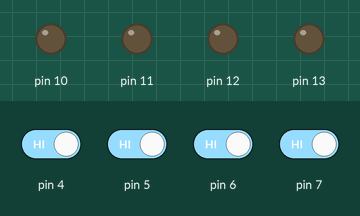
Recording of a sketch running on a simulated Arduino Uno, built with avr-gcc and run on an emulated ATmega328P. On the bench: output pins drawn as LEDs (lit = HIGH). The inputs (shaded band) are chosen by the test bench; at power-on: pin 4–7 HIGH.

Above: at 2.8 s.
2.9 s: pin 4 driven LOW
At 4.2 s:
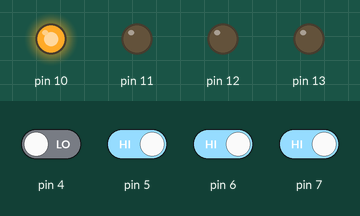
4.5 s: pin 5 driven LOW
At 5.8 s:
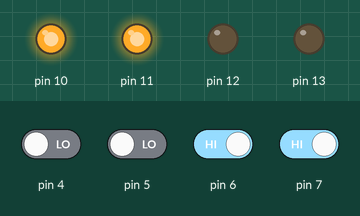
6.5 s: pin 6 driven LOW
At 7.3 s:
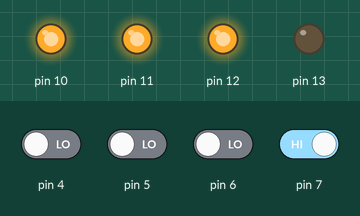
8.5 s: pin 7 driven LOW
At 10.0 s:
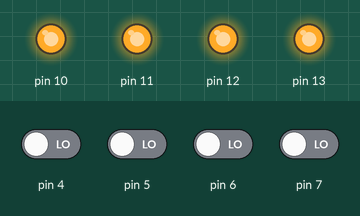
10.5 s: pin 4 driven HIGH
At 11.5 s:
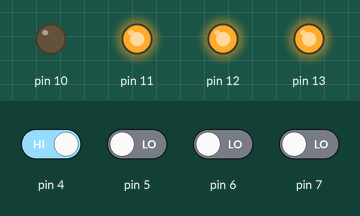
12.5 s: pin 5 driven HIGH
At 14.2 s:
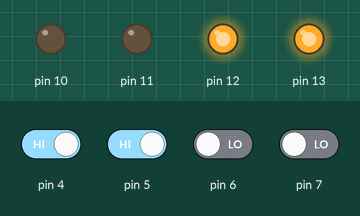
Timing chart, 0 to 15.5 s (numbered marks = the images above; inputs shaded):
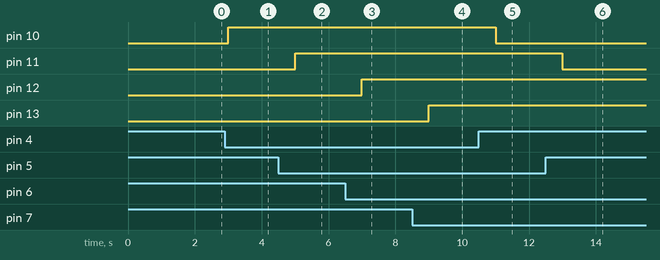

The sketch:

sketch_feb20a.ino
```cpp
int val = 0;

void setup() {
  // put your setup code here, to run once:
  pinMode(13,OUTPUT);
  pinMode(12,OUTPUT);
  pinMode(11,OUTPUT);
  pinMode(10,OUTPUT);

  pinMode(7,INPUT);
  pinMode(6,INPUT);
  pinMode(5,INPUT);
  pinMode(4,INPUT);

}

void loop() {
  // put your main code here, to run repeatedly:

  digitalWrite(13,!digitalRead(7));

  digitalWrite(12,!digitalRead(6));

  digitalWrite(11,!digitalRead(5));


  digitalWrite(10,!digitalRead(4));


  delay(1000);

}
```

Measured:
- after the input at 2.9 s, pin 10: LOW → HIGH after 0.10 s
- after the input at 4.5 s, pin 11: LOW → HIGH after 0.50 s
- after the input at 6.5 s, pin 12: LOW → HIGH after 0.50 s
- after the input at 8.5 s, pin 13: LOW → HIGH after 0.50 s
- after the input at 10.5 s, pin 10: HIGH → LOW after 0.50 s
- after the input at 12.5 s, pin 11: HIGH → LOW after 0.50 s
